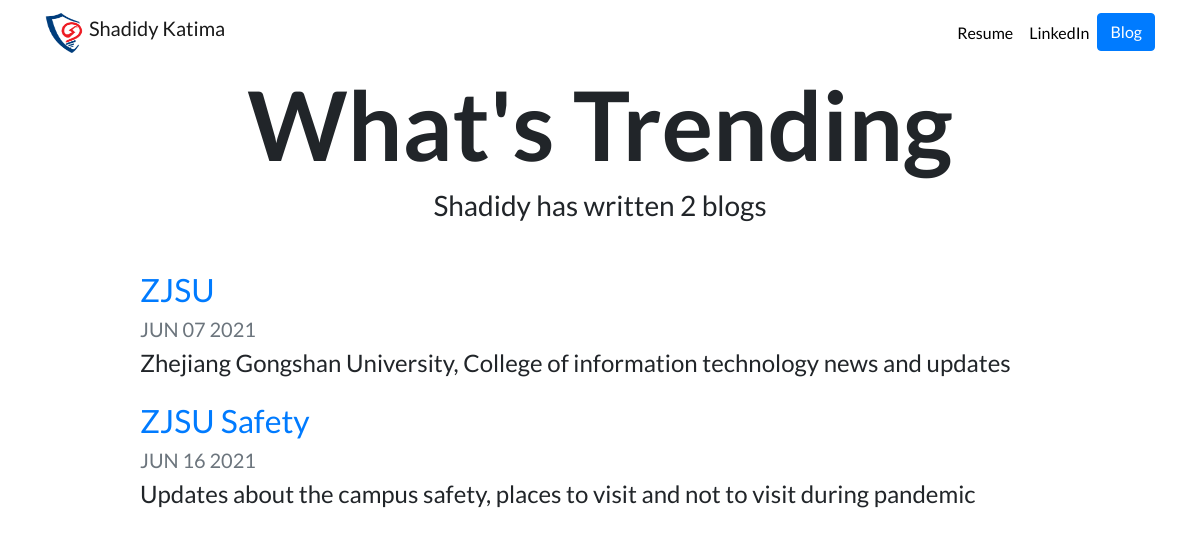
Screenshot of /blog/ with the database file from the repository.
### blog/models.py (models this page shows, shortened)
class Blog(models.Model):
	title = models.CharField(max_length = 250)
	description = models.TextField()
	date = models.DateField()

### blog/views.py (the view)
# urls.py: path('', views.all_blogs, name='all_blogs'),
def all_blogs(request):
	blogs = Blog.objects.all()
	return render (request,'blog/all_blogs.html', {'blogs':blogs})

### blog/templates/blog/all_blogs.html
{% extends "personal_portfolio/base.html" %}
{% load static %}
{% block content %}
<h1 id="blogtitle" class="font-weight-bold text-center">What's Trending</h1>
<h3 class="text-center mb-5">Shadidy has written {{ blogs.count }} blog{{ blogs.count|pluralize }}</h3>
{% for blog in blogs %}
<div class="row justify-content-center my-3">
  <div class="col-md-10">
    <a href="{% url 'blog:detail' blog.id %}">
      <h2>{{ blog.title }}</h2>
    </a>
    <h5 class="text-muted">{{ blog.date|date:'M d Y'|upper }}</h5>
    <h4>{{ blog.description|striptags|truncatechars:100 }}</h4>
  </div>
</div>
{% endfor %}
{% endblock %}

### personal_portfolio/templates/personal_portfolio/base.html (shortened to what this page needs)
{% load static %}
<!doctype html>
<html lang="en">
<head>
  <link rel="stylesheet" href="https://stackpath.bootstrapcdn.com/bootstrap/4.4.1/css/bootstrap.min.css">
  <link rel="stylesheet" href="{% static 'personal_portfolio/custom.css' %}">
</head>
<body>
  <nav id="topNav" class="navbar navbar-expand-md navbar-light">
    <div class="container">
      <a class="navbar-brand" href="{% url 'home' %}">
        <img src="{% static 'personal_portfolio/Logo.png' %}" width="40" height="40" class="d-inline-block align-top" alt="Nick's Logo">
        <span>Shadidy Katima</span>
      </a>
      <div class="collapse navbar-collapse text-center" id="navbarNav">
        <ul class="navbar-nav ml-auto">
          <li class="nav-item">
            <a class="nav-link" href="{% static 'personal_portfolio/shadidy_cv.pdf' %}">Resume</a>
          </li>
          <li class="nav-item">
            <a class="nav-link" href="https://www.linkedin.com/in/shadidy-jamidu-katima-9202b7b5/" target="_blank">LinkedIn</a>
          </li>
          <li>
            <a role="button" href="{% url 'blog:all_blogs' %}" class="btn btn-primary">Blog</a>
          </li>
        </ul>
      </div>
    </div>
  </nav>
  <div class="container">
    {% block content %}{% endblock %}
  </div>
</body>
</html>

### personal_portfolio/static/personal_portfolio/custom.css (style rules this page uses)
.navbar-nav .nav-link { color: rgba(0,0,0,1) !important; }
body { font-family: 'Lato', sans-serif; }
#blogtitle { font-size: 6rem; }

### rows the page displays
Blog: title "ZJSU", date "JUN 07 2021", description "Zhejiang Gongshan University, College of information technology news and updates"
Blog: title "ZJSU Safety", date "JUN 16 2021", description "Updates about the campus safety, places to visit and not to visit during pandemic"

### other values shown
{{ blogs.count }} "2"
